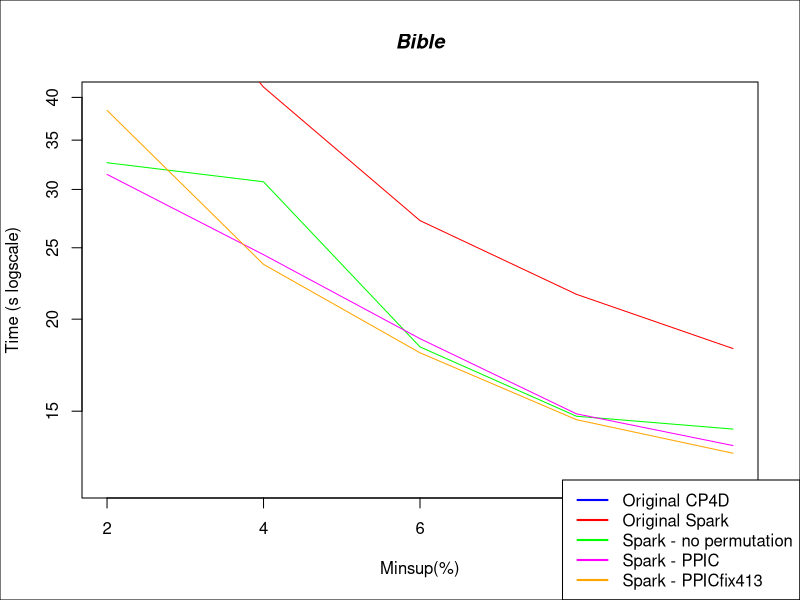

This chart was generated by the following R code:

#DATA
x <- c(2, 4, 6, 8, 10)

cp4d <- c(114.346, 118.160, 154.494, 143.036, 117.609)
spark1 <- c(74.400, 41.309, 27.216, 21.614, 18.244)
sparkNP <- c(32.613, 30.725, 18.338, 14.765, 14.184)
sparkPPIC <- c(31.444, 24.466, 18.817, 14.876, 13.472)
sparkPPICFix <- c(38.414, 23.738, 18.003, 14.606, 13.153)

#PLOT
plot(x,cp4d, log = "y", type="l", xlab="Minsup(%)", ylab="Time (s logscale)", col="blue", ylim=c(12, 40))
lines(x,spark1, col="red")
lines(x,sparkNP, col="green")
lines(x,sparkPPIC, col="magenta")
lines(x,sparkPPICFix, col="orange")

title(main="Bible", font.main=4)

par(fig = c(0, 1, 0, 1), oma = c(0, 0, 0, 0), mar = c(0, 0, 0, 0), new = TRUE)
plot(0, 0, type = "n", bty = "n", xaxt = "n", yaxt = "n")

#Pretty up
legend("bottomright", legend=c("Original CP4D", "Original Spark", "Spark - no permutation", "Spark - PPIC", "Spark - PPICfix413"), lty=c(1,1),lwd=c(2,2), col=c("blue","red", "green", "magenta", "orange"))
box()
